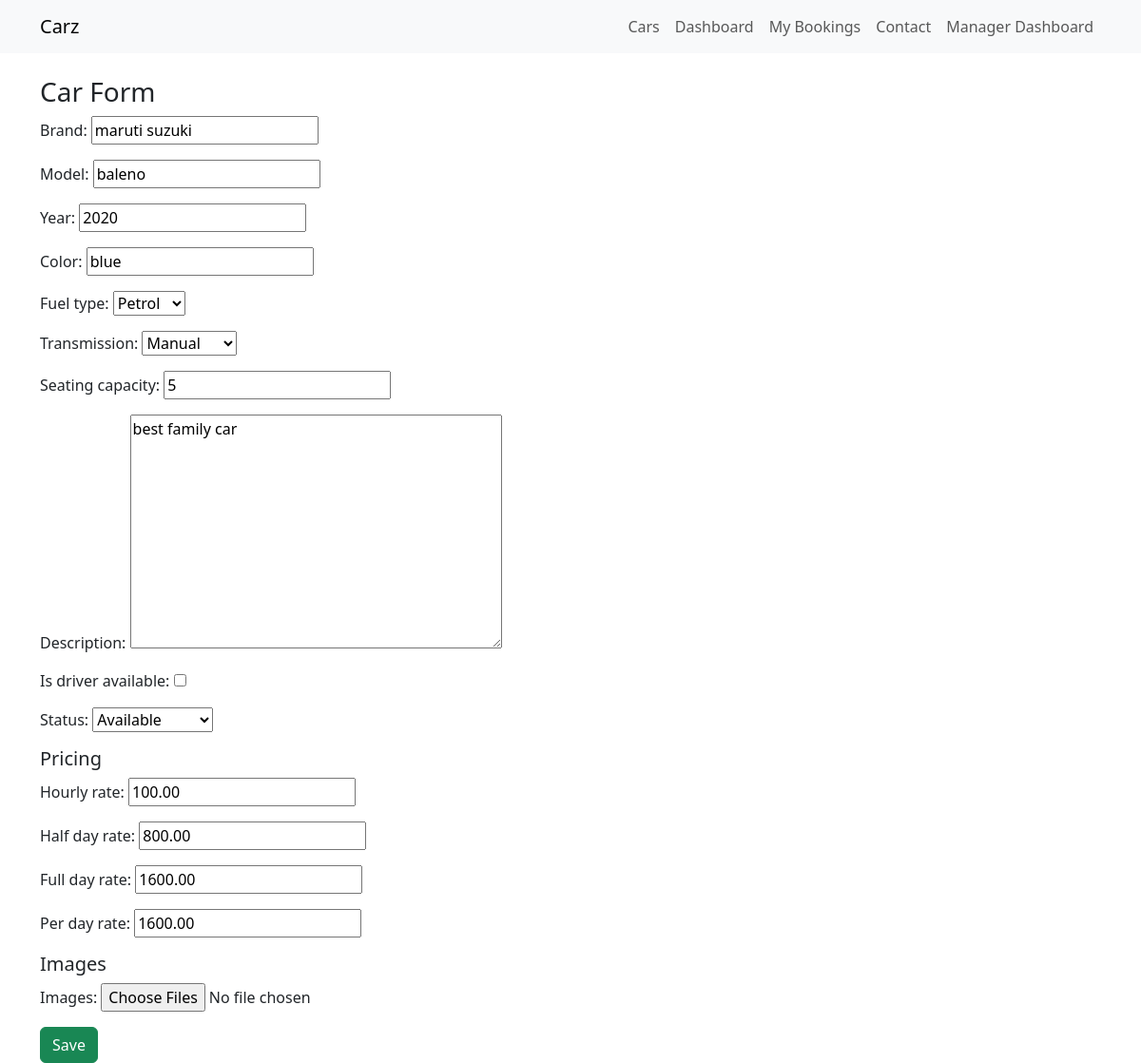
The page /cars/manager/cars/1/edit/ (signed in) on the database its author committed.
### apps/cars/models.py (models this page shows, shortened)
class Car(models.Model):
    class FuelType(models.TextChoices):
        PETROL = "petrol", "Petrol"
        DIESEL = "diesel", "Diesel"
        CNG = "cng", "CNG"
        ELECTRIC = "electric", "Electric"
    class Transmission(models.TextChoices):
        MANUAL = "manual", "Manual"
        AUTOMATIC = "automatic", "Automatic"
    class Status(models.TextChoices):
        AVAILABLE = "available", "Available"
        BOOKED = "booked", "Booked"
        UNDER_SERVICE = "under_service", "Under Service"
        NOT_AVAILABLE = "not_available", "Not Available"
    brand = models.CharField(max_length=100, db_index=True)
    model = models.CharField(max_length=100, db_index=True)
    year = models.PositiveIntegerField()
    color = models.CharField(max_length=50)
    fuel_type = models.CharField(max_length=20, choices=FuelType.choices, db_index=True)
    transmission = models.CharField(max_length=20, choices=Transmission.choices)
    seating_capacity = models.PositiveSmallIntegerField(db_index=True)
    description = models.TextField(blank=True)
    is_driver_available = models.BooleanField(default=False, db_index=True)
    status = models.CharField(max_length=20, choices=Status.choices, default=Status.AVAILABLE, db_index=True)

class CarPricing(models.Model):
    car = models.OneToOneField(Car, related_name="pricing", on_delete=models.CASCADE)
    hourly_rate = models.DecimalField(max_digits=10, decimal_places=2)
    half_day_rate = models.DecimalField(max_digits=10, decimal_places=2)
    full_day_rate = models.DecimalField(max_digits=10, decimal_places=2)
    per_day_rate = models.DecimalField(max_digits=10, decimal_places=2)

### apps/cars/views.py (the view, shortened to what this page needs)
# urls.py: path("manager/cars/<int:pk>/edit/", ManagerCarUpdateView.as_view(), name="manager-car-update"),
class ManagerCarUpdateView(ManagerRequiredMixin, UpdateView):
    model = Car
    form_class = CarForm
    template_name = "cars/manager_car_form.html"
    success_url = reverse_lazy("manager-car-list")
    def get_context_data(self, **kwargs):
        context = super().get_context_data(**kwargs)
        pricing_instance = getattr(self.object, "pricing", None)
        context["pricing_form"] = context.get("pricing_form") or CarPricingForm(self.request.POST or None, instance=pricing_instance)
        context["image_form"] = context.get("image_form") or CarImageUploadForm(self.request.POST or None, self.request.FILES or None)
        return context

### apps/cars/forms.py
class CarForm(forms.ModelForm):
    class Meta:
        model = Car
        fields = [
            "brand",
            "model",
            "year",
            "color",
            "fuel_type",
            "transmission",
            "seating_capacity",
            "description",
            "is_driver_available",
            "status",
        ]

class CarPricingForm(forms.ModelForm):
    class Meta:
        model = CarPricing
        fields = ["hourly_rate", "half_day_rate", "full_day_rate", "per_day_rate"]

### apps/core/mixins.py (called while the page is built)
    def test_func(self):
        return self.request.user.role in [User.Role.MANAGER, User.Role.ADMIN] or self.request.user.is_superuser

### templates/cars/manager_car_form.html (shortened to what this page needs)
{% extends "base.html" %}
{% block content %}
<h1 class="h3">Car Form</h1>
<form method="post" enctype="multipart/form-data">
  {{ form.as_p }}
  <h2 class="h5">Pricing</h2>
  {{ pricing_form.as_p }}
  <h2 class="h5">Images</h2>
  {{ image_form.as_p }}
  <button class="btn btn-success" type="submit">Save</button>
</form>
{% endblock %}

### rows shown on the page
Car: brand "maruti suzuki", model "baleno", year "2020", color "blue", fuel_type "Petrol", transmission "Manual", seating_capacity "5", description "best family car", status "Available"
CarPricing: hourly_rate "100.00", half_day_rate "800.00", full_day_rate "1600.00", per_day_rate "1600.00"
